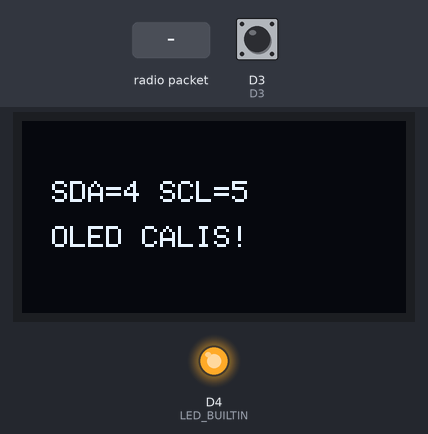
Bench run of a sketch on a simulated ESP8266 (NodeMCU). Parts: 128×64 one-colour display, output pins drawn as LEDs (lit = HIGH, except the on-board LED, lit = LOW). Dashed ring = blinking. The test bench sets the inputs (shaded band); at power-on: D3 HIGH. What the sketch prints to the serial monitor is not drawn.

Above: at 0.7 s.
At 3.3 s:
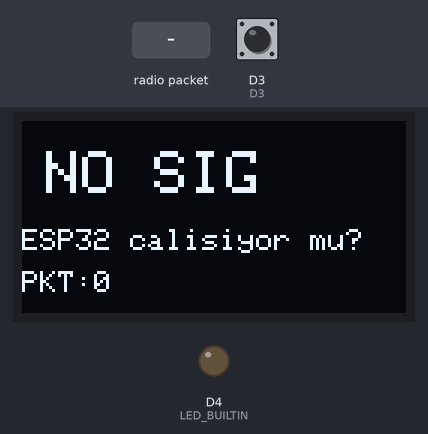
3.4 s: radio packet "1" arrives
At 3.63 s:
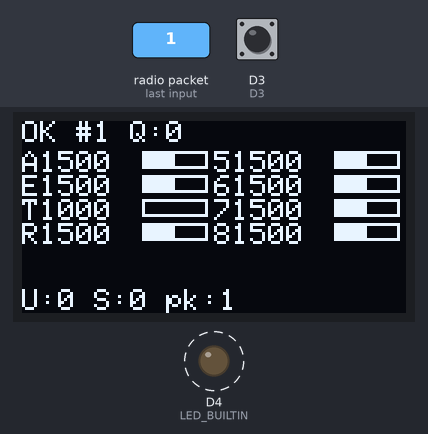
5.3 s: D3 pulled LOW for 0.15 s
8.4 s: radio packet "0" arrives
At 8.8 s:
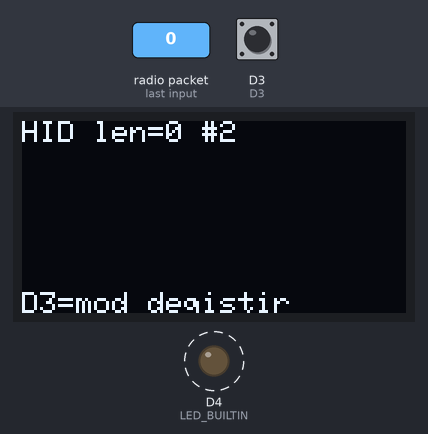
10.3 s: radio packet "2" arrives
12.3 s: D3 pulled LOW for 1 s
13.9 s: radio packet "1" arrives
At 16.4 s:
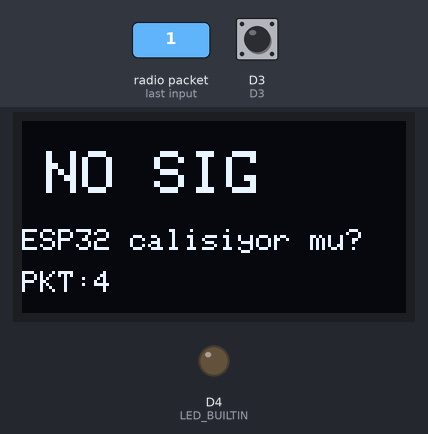
Timing chart, 0 to 17.0 s (numbered marks = the images above; inputs shaded):
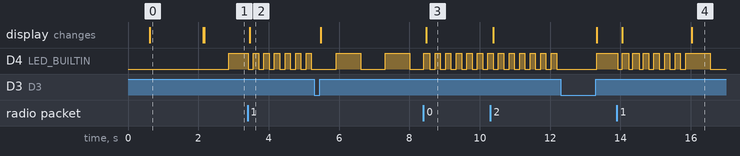

The sketch:

Receiver_esp8266.ino
```cpp
/*
 * =====================================================================
 *  ESP8266 ESP-NOW ALICI v9 — OLED OTOMATİK TESPİT
 * =====================================================================
 *  OLED bağlantı noktası otomatik taranır.
 *  OLED bulunamazsa sadece Serial ile çalışmaya devam eder.
 *
 *  Dene sırasıyla:
 *    D1=SCL D2=SDA  (GPIO5, GPIO4)  ← standart
 *    D3=SDA D4=SCL  (GPIO0, GPIO2)
 *    D5=SDA D6=SCL  (GPIO14,GPIO12)
 *
 *  Kütüphaneler:
 *    → Adafruit SSD1306
 *    → Adafruit GFX Library
 * =====================================================================
 */

#include <Arduino.h>
#include <ESP8266WiFi.h>
#include <espnow.h>
#include <Wire.h>
#include <Adafruit_GFX.h>
#include <Adafruit_SSD1306.h>

// ============= OLED =================================================
#define SCREEN_W 128
#define SCREEN_H  64
Adafruit_SSD1306 oled(SCREEN_W, SCREEN_H, &Wire, -1);
bool oledOK = false;  // OLED bulundu mu?

// Güvenli OLED yazma makroları — oledOK false ise hiçbir şey yapmaz
#define OLED_CLEAR()      if(oledOK) oled.clearDisplay()
#define OLED_DISPLAY()    if(oledOK) oled.display()
#define OLED_PRINT(x)     if(oledOK) oled.print(x)
#define OLED_PRINTF(...)  if(oledOK) oled.printf(__VA_ARGS__)
#define OLED_CURSOR(x,y)  if(oledOK) oled.setCursor(x,y)
#define OLED_SIZE(s)      if(oledOK) oled.setTextSize(s)
#define OLED_COLOR(c)     if(oledOK) oled.setTextColor(c)

// ============= PAKET TİPLERİ ========================================
#define PKT_TYPE_RC     0x01
#define PKT_TYPE_HID    0x02
#define PKT_TYPE_STATUS 0x03

typedef struct __attribute__((packed)) {
  uint8_t  type;
  uint16_t ch[8];
  uint8_t  rssi;
  uint8_t  flags;
} RCPacket_t;

typedef struct __attribute__((packed)) {
  uint8_t type;
  uint8_t len;
  uint8_t data[16];
} HIDDebugPacket_t;

typedef struct __attribute__((packed)) {
  uint8_t  type;
  uint8_t  state;
  uint32_t uptime_sec;
  uint32_t pkt_sent;
  uint32_t pkt_fail;
  char     msg[20];
} StatusPacket_t;

// ============= GLOBAL ===============================================
RCPacket_t       rxRC;
HIDDebugPacket_t rxHID;
StatusPacket_t   rxStatus;

bool     newRC      = false;
bool     newHID     = false;
bool     newStatus  = false;
bool     connected  = false;
uint32_t pktCount   = 0;
uint32_t lastPktMs  = 0;
uint8_t  dispMode   = 0;  // 0=RC  1=HID  2=STATUS

// ============= ESP-NOW CALLBACK =====================================
void onReceive(uint8_t* mac, uint8_t* data, uint8_t len) {
  if (len < 1) return;
  pktCount++;
  lastPktMs = millis();
  connected = true;

  uint8_t t = data[0];
  if (t == PKT_TYPE_RC && len == sizeof(RCPacket_t)) {
    memcpy(&rxRC, data, sizeof(RCPacket_t));
    newRC = true;
    if (dispMode != 1) dispMode = 0;
  }
  else if (t == PKT_TYPE_HID && len == sizeof(HIDDebugPacket_t)) {
    memcpy(&rxHID, data, sizeof(HIDDebugPacket_t));
    newHID   = true;
    dispMode = 1;
  }
  else if (t == PKT_TYPE_STATUS && len == sizeof(StatusPacket_t)) {
    memcpy(&rxStatus, data, sizeof(StatusPacket_t));
    newStatus = true;
  }
}

// ============= OLED ÇIZIM FONKSİYONLARI ============================
void drawRC() {
  OLED_CLEAR();
  OLED_SIZE(1); OLED_COLOR(SSD1306_WHITE);

  OLED_CURSOR(0,0);
  OLED_PRINTF("OK #%lu Q:%d", pktCount%100000, rxRC.rssi);

  const char* nm[] = {"A","E","T","R","5","6","7","8"};
  int xs[]={0,64}, ys[]={10,18,26,34};
  for (int i=0;i<8;i++) {
    int x=xs[i/4], y=ys[i%4];
    OLED_CURSOR(x,y);
    OLED_PRINTF("%s%4d",nm[i],rxRC.ch[i]);
    if(oledOK){
      int bx=x+40, bw=22;
      int fill=constrain((int)map(rxRC.ch[i],1000,2000,0,bw),0,bw);
      oled.drawRect(bx,y,bw,6,SSD1306_WHITE);
      if(fill>0) oled.fillRect(bx,y,fill,6,SSD1306_WHITE);
    }
  }
  OLED_CURSOR(0,56);
  OLED_PRINTF("U:%d S:%d pk:%lu",
    (rxRC.flags&1)?1:0,(rxRC.flags&2)?1:0,pktCount%10000);
  OLED_DISPLAY();
}

void drawHID() {
  OLED_CLEAR();
  OLED_SIZE(1); OLED_COLOR(SSD1306_WHITE);
  OLED_CURSOR(0,0);
  OLED_PRINTF("HID len=%d #%lu", rxHID.len, pktCount%10000);
  int y=10;
  for(int row=0;row<4;row++){
    int i0=row*2, i1=row*2+1;
    OLED_CURSOR(0,y);
    if(i0<rxHID.len) OLED_PRINTF("[%2d]=%3d",i0,rxHID.data[i0]);
    OLED_CURSOR(66,y);
    if(i1<rxHID.len) OLED_PRINTF("[%2d]=%3d",i1,rxHID.data[i1]);
    y+=9;
  }
  OLED_CURSOR(0,48);
  for(int i=8;i<16&&i<rxHID.len;i++) OLED_PRINTF("%d:%d ",i,rxHID.data[i]);
  OLED_CURSOR(0,57); OLED_PRINT("D3=mod degistir");
  OLED_DISPLAY();
}

void drawStatus() {
  OLED_CLEAR();
  OLED_SIZE(1); OLED_COLOR(SSD1306_WHITE);
  const char* sn[]={"INIT","ESPNOW","SWEEP","USB_BKL","USB_OK"};
  OLED_CURSOR(0,0);  OLED_PRINT("=ESP32 DURUM=");
  OLED_CURSOR(0,12); OLED_PRINTF("State:%s",rxStatus.state<5?sn[rxStatus.state]:"?");
  OLED_CURSOR(0,22); OLED_PRINTF("Up:%lus",rxStatus.uptime_sec);
  OLED_CURSOR(0,32); OLED_PRINTF("OK:%lu FL:%lu",rxStatus.pkt_sent,rxStatus.pkt_fail);
  OLED_CURSOR(0,42); OLED_PRINTF("%s",rxStatus.msg);
  OLED_CURSOR(0,52); OLED_PRINTF("Bu:#%lu",pktCount);
  OLED_DISPLAY();
}

void drawNoSignal() {
  OLED_CLEAR();
  OLED_SIZE(2); OLED_COLOR(SSD1306_WHITE);
  OLED_CURSOR(8,10); OLED_PRINT("NO SIG");
  OLED_SIZE(1);
  OLED_CURSOR(0,36); OLED_PRINT("ESP32 calisiyor mu?");
  OLED_CURSOR(0,50); OLED_PRINTF("PKT:%lu",pktCount);
  OLED_DISPLAY();
}

// ============= I2C TARAMA ===========================================
bool tryOLED(int sda, int scl, const char* label) {
  Serial.printf("[I2C] Deneniyor: SDA=GPIO%d SCL=GPIO%d (%s)\n", sda, scl, label);
  Wire.begin(sda, scl);
  delay(50);
  for (uint8_t addr = 0x3C; addr <= 0x3D; addr++) {
    Wire.beginTransmission(addr);
    uint8_t err = Wire.endTransmission();
    if (err == 0) {
      Serial.printf("[I2C] 0x%02X adresinde cihaz BULUNDU!\n", addr);
      if (oled.begin(SSD1306_SWITCHCAPVCC, addr)) {
        Serial.printf("[OLED] Baslatildi! SDA=GPIO%d SCL=GPIO%d addr=0x%02X\n",
                      sda, scl, addr);
        oled.clearDisplay();
        oled.setTextSize(1);
        oled.setTextColor(SSD1306_WHITE);
        oled.setCursor(10, 20);
        oled.printf("SDA=%d SCL=%d", sda, scl);
        oled.setCursor(10, 35);
        oled.print("OLED CALIS!");
        oled.display();
        delay(1500);
        return true;
      }
    }
  }
  // Wire.end() yok ESP8266da
  delay(30);
  return false;
}

// ============= SETUP ================================================
void setup() {
  Serial.begin(115200);
  delay(500);
  Serial.println("\n=== ESP8266 ALICI v9 ===");
  Serial.printf("MAC: %s\n", WiFi.macAddress().c_str());

  pinMode(LED_BUILTIN, OUTPUT);
  pinMode(0, INPUT_PULLUP);  // D3 = mod butonu

  // OLED pin kombinasyonları — sırayla dene
  struct { int sda; int scl; const char* lbl; } pins[] = {
    {4,  5,  "D2/D1 standart"},
    {0,  2,  "D3/D4"},
    {14, 12, "D5/D6"},
    {13, 15, "D7/D8"},
    {2,  14, "D4/D5"},
    {5,  4,  "D1/D2 ters"},
  };

  Serial.println("[I2C] OLED araniyor...");
  for (auto& p : pins) {
    if (tryOLED(p.sda, p.scl, p.lbl)) {
      oledOK = true;
      break;
    }
  }

  if (!oledOK) {
    Serial.println("[OLED] Hicbir pinde bulunamadi!");
    Serial.println("[OLED] OLED olmadan devam ediliyor.");
    Serial.println("[OLED] Tum veriler Serial Monitor'de gorunecek.");
    Wire.begin(4, 5);  // Varsayilan
  }

  // WiFi + ESP-NOW
  WiFi.mode(WIFI_STA);
  WiFi.disconnect();
  wifi_set_channel(1);

  if (esp_now_init() != 0) {
    Serial.println("[ESP-NOW] HATA!");
    while(1) { digitalWrite(LED_BUILTIN,LOW); delay(200);
                digitalWrite(LED_BUILTIN,HIGH); delay(200); }
  }
  esp_now_set_self_role(ESP_NOW_ROLE_SLAVE);
  esp_now_register_recv_cb(onReceive);

  // Başlangıç RC değerleri
  rxRC.type = PKT_TYPE_RC;
  for (int i=0;i<8;i++) rxRC.ch[i]=1500;
  rxRC.ch[2]=1000; rxRC.rssi=0; rxRC.flags=0;

  // Hazır ekranı
  if (oledOK) {
    oled.clearDisplay(); oled.setTextSize(1); oled.setTextColor(SSD1306_WHITE);
    oled.setCursor(10,10); oled.print("ESP-NOW ALICI v9");
    oled.setCursor(0, 30); oled.print(WiFi.macAddress());
    oled.setCursor(0, 45); oled.print("ESP32 bekleniyor..");
    oled.display();
  }
  Serial.println("[OK] Hazir. ESP32 bekleniyor...");
  Serial.println("D3 butonu ile mod: 0=RC  1=HID  2=STATUS");
}

// ============= LOOP =================================================
void loop() {
  static uint32_t lastDispMs  = 0;
  static uint32_t lastBlinkMs = 0;
  static bool     ledSt       = false;
  static uint8_t  lastBtn     = HIGH;

  uint32_t now = millis();

  // Bağlantı timeout
  if (lastPktMs>0 && now-lastPktMs>2000) connected=false;

  // D3 butonu → mod geçişi
  uint8_t btn = digitalRead(0);
  if (btn==LOW && lastBtn==HIGH) {
    delay(50);
    if (digitalRead(0)==LOW) {
      dispMode=(dispMode+1)%3;
      Serial.printf("[BTN] Mod: %d (%s)\n",
        dispMode, dispMode==0?"RC":dispMode==1?"HID":"STATUS");
      while(digitalRead(0)==LOW) delay(10);
    }
  }
  lastBtn = btn;

  // 100ms ekran güncelle
  if (now-lastDispMs>=100) {
    lastDispMs=now;
    if (!connected)         drawNoSignal();
    else if (dispMode==1)   drawHID();
    else if (dispMode==2)   drawStatus();
    else                    drawRC();
  }

  // Serial çıktı
  if (newRC) {
    newRC=false;
    if (pktCount%50==0) {
      Serial.printf("[RC] #%lu A:%d E:%d T:%d R:%d | USB:%d\n",
        pktCount, rxRC.ch[0],rxRC.ch[1],rxRC.ch[2],rxRC.ch[3],
        rxRC.flags&1);
    }
  }
  if (newHID) {
    newHID=false;
    Serial.printf("[HID] len=%d: ", rxHID.len);
    for(int i=0;i<rxHID.len;i++) Serial.printf("%3d ",rxHID.data[i]);
    Serial.println();
  }
  if (newStatus) {
    newStatus=false;
    Serial.printf("[STATUS] state=%d up=%lus sent=%lu fail=%lu | %s\n",
      rxStatus.state, rxStatus.uptime_sec,
      rxStatus.pkt_sent, rxStatus.pkt_fail, rxStatus.msg);
  }

  // LED blink
  if (now-lastBlinkMs>=(connected?150:700)) {
    lastBlinkMs=now; ledSt=!ledSt;
    digitalWrite(LED_BUILTIN, ledSt?LOW:HIGH);
  }
}
```

Measured:
- after the input at 3.4 s, the display: changes after 0.06 s (image 2)
- after the input at 8.4 s, the display: changes after 0.08 s (image 3)
- after the input at 13.9 s, the display: first changes after 0.15 s (image 4 shows a later state)
- what the display in image 0 shows lasts 1.5 s, from 0.6 s to 2.1 s
